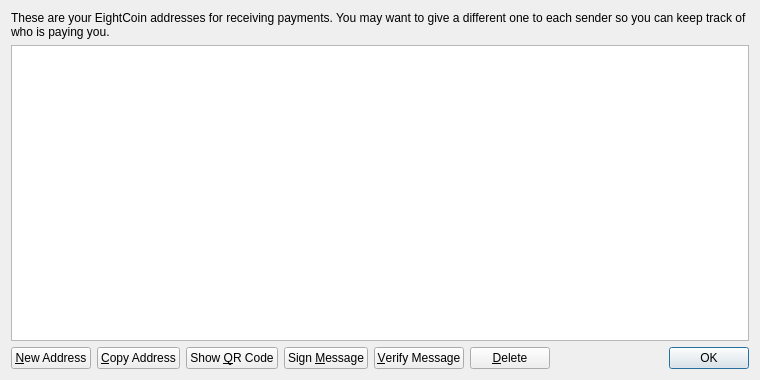
<?xml version="1.0" encoding="UTF-8"?>
<ui version="4.0">
 <class>AddressBookPage</class>
 <widget class="QWidget" name="AddressBookPage">
  <property name="geometry">
   <rect>
    <x>0</x>
    <y>0</y>
    <width>760</width>
    <height>380</height>
   </rect>
  </property>
  <property name="windowTitle">
   <string>Address Book</string>
  </property>
  <layout class="QVBoxLayout" name="verticalLayout">
   <item>
    <widget class="QLabel" name="labelExplanation">
     <property name="text">
      <string>These are your EightCoin addresses for receiving payments. You may want to give a different one to each sender so you can keep track of who is paying you.</string>
     </property>
     <property name="textFormat">
      <enum>Qt::PlainText</enum>
     </property>
     <property name="wordWrap">
      <bool>true</bool>
     </property>
    </widget>
   </item>
   <item>
    <widget class="QTableView" name="tableView">
     <property name="contextMenuPolicy">
      <enum>Qt::CustomContextMenu</enum>
     </property>
     <property name="toolTip">
      <string>Double-click to edit address or label</string>
     </property>
     <property name="tabKeyNavigation">
      <bool>false</bool>
     </property>
     <property name="alternatingRowColors">
      <bool>true</bool>
     </property>
     <property name="selectionMode">
      <enum>QAbstractItemView::SingleSelection</enum>
     </property>
     <property name="selectionBehavior">
      <enum>QAbstractItemView::SelectRows</enum>
     </property>
     <property name="sortingEnabled">
      <bool>true</bool>
     </property>
     <attribute name="verticalHeaderVisible">
      <bool>false</bool>
     </attribute>
    </widget>
   </item>
   <item>
    <layout class="QHBoxLayout" name="horizontalLayout">
     <item>
      <widget class="QPushButton" name="newAddressButton">
       <property name="toolTip">
        <string>Create a new address</string>
       </property>
       <property name="text">
        <string>&amp;New Address</string>
       </property>
       <property name="icon">
        <iconset resource="../bitcoin.qrc">
         <normaloff>:/icons/add</normaloff>:/icons/add</iconset>
       </property>
      </widget>
     </item>
     <item>
      <widget class="QPushButton" name="copyToClipboard">
       <property name="toolTip">
        <string>Copy the currently selected address to the system clipboard</string>
       </property>
       <property name="text">
        <string>&amp;Copy Address</string>
       </property>
       <property name="icon">
        <iconset resource="../bitcoin.qrc">
         <normaloff>:/icons/editcopy</normaloff>:/icons/editcopy</iconset>
       </property>
      </widget>
     </item>
     <item>
      <widget class="QPushButton" name="showQRCode">
       <property name="text">
        <string>Show &amp;QR Code</string>
       </property>
       <property name="icon">
        <iconset resource="../bitcoin.qrc">
         <normaloff>:/icons/qrcode</normaloff>:/icons/qrcode</iconset>
       </property>
      </widget>
     </item>
     <item>
      <widget class="QPushButton" name="signMessage">
       <property name="toolTip">
        <string>Sign a message to prove you own a EightCoin address</string>
       </property>
       <property name="text">
        <string>Sign &amp;Message</string>
       </property>
       <property name="icon">
        <iconset resource="../bitcoin.qrc">
         <normaloff>:/icons/edit</normaloff>:/icons/edit</iconset>
       </property>
      </widget>
     </item>
     <item>
      <widget class="QPushButton" name="verifyMessage">
       <property name="toolTip">
        <string>Verify a message to ensure it was signed with a specified EightCoin address</string>
       </property>
       <property name="text">
        <string>&amp;Verify Message</string>
       </property>
       <property name="icon">
        <iconset resource="../bitcoin.qrc">
         <normaloff>:/icons/transaction_0</normaloff>:/icons/transaction_0</iconset>
       </property>
      </widget>
     </item>
     <item>
      <widget class="QPushButton" name="deleteButton">
       <property name="toolTip">
        <string>Delete the currently selected address from the list</string>
       </property>
       <property name="text">
        <string>&amp;Delete</string>
       </property>
       <property name="icon">
        <iconset resource="../bitcoin.qrc">
         <normaloff>:/icons/remove</normaloff>:/icons/remove</iconset>
       </property>
      </widget>
     </item>
     <item>
      <spacer name="horizontalSpacer">
       <property name="orientation">
        <enum>Qt::Horizontal</enum>
       </property>
       <property name="sizeHint" stdset="0">
        <size>
         <width>40</width>
         <height>20</height>
        </size>
       </property>
      </spacer>
     </item>
     <item>
      <widget class="QDialogButtonBox" name="buttonBox">
       <property name="sizePolicy">
        <sizepolicy hsizetype="Maximum" vsizetype="Fixed">
         <horstretch>0</horstretch>
         <verstretch>0</verstretch>
        </sizepolicy>
       </property>
       <property name="standardButtons">
        <set>QDialogButtonBox::Ok</set>
       </property>
      </widget>
     </item>
    </layout>
   </item>
  </layout>
 </widget>
 <resources>
  <include location="../bitcoin.qrc"/>
 </resources>
 <connections/>
</ui>
